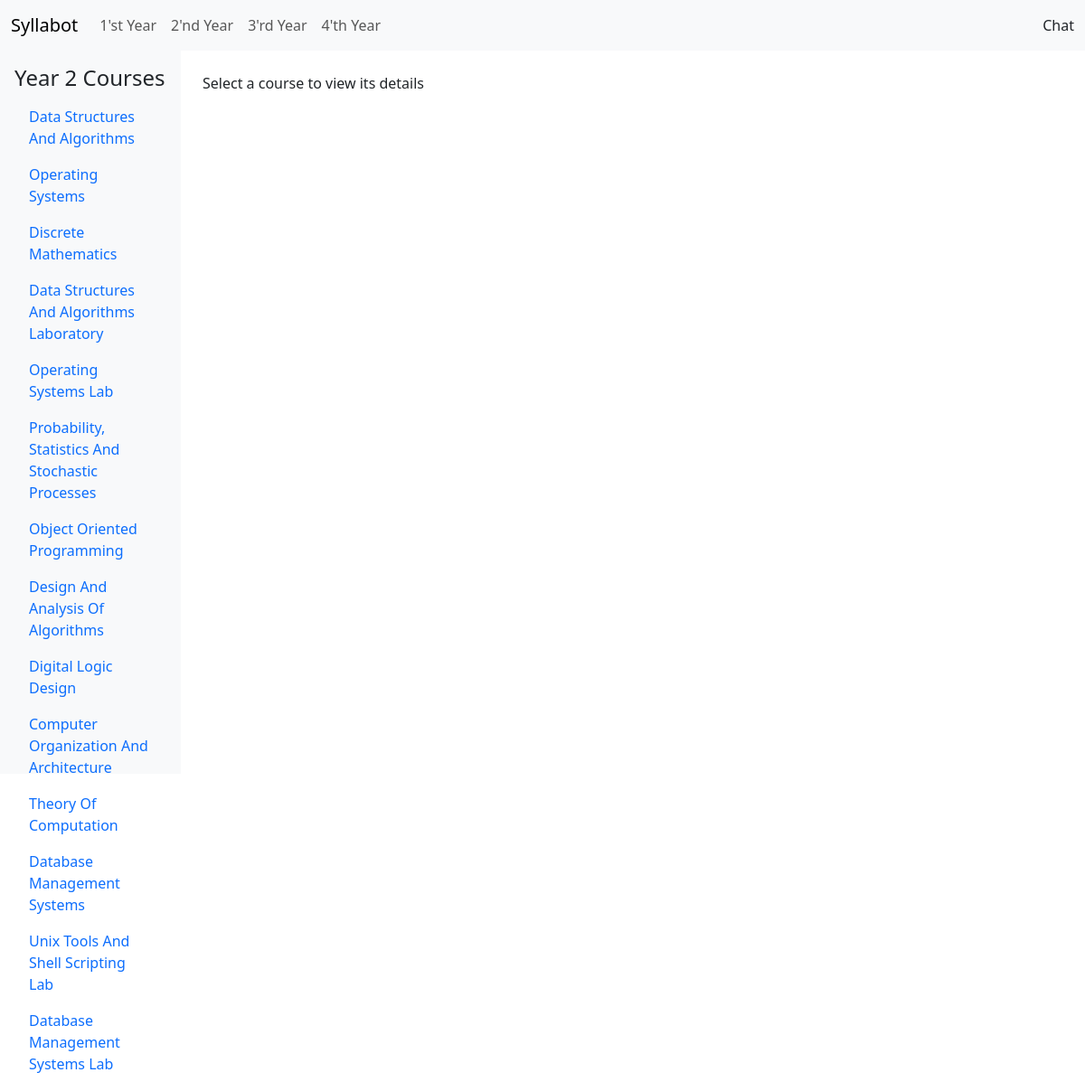
/2, run on the app's committed database.
### courses/models.py (models this page shows)
class Course(models.Model):
    CREDIT_CHOICES = [(i, str(i)) for i in range(1, 5)]
    YEAR_CHOICES = [(i, str(i)) for i in range(1, 5)]
    SEMESTER_CHOICES = [(i, str(i)) for i in range(1, 3)]
    code = models.CharField(max_length=6, unique=True, null=False)
    name = models.CharField(max_length=128, null=False)
    prerequisites = models.ManyToManyField('self', blank=True, symmetrical=False, related_name="dependent_courses")
    credits = models.PositiveSmallIntegerField(choices=CREDIT_CHOICES, default=3, null=False)
    year = models.PositiveSmallIntegerField(choices=YEAR_CHOICES, default=1, null=False)
    semester = models.PositiveSmallIntegerField(choices=SEMESTER_CHOICES, null=True, blank=True)
    def __str__(self):
        return self.code

### courses/views.py (the view, shortened to what this page needs)
# urls.py: path("<int:year>", views.syllabus, name="syllabus"),
def syllabus(request, year, code=None):
    if not code:
        return render(request, "courses/syllabus.html", {
            "year": year,
            "courses": Course.objects.filter(year=year),
            "message": "Select a course to view its details"
        })

### courses/templates/courses/syllabus.html
{% extends "courses/layout.html" %}
{% block body %}
<div class="container-fluid">
    <div class="row">
        <nav class="col-md-3 col-lg-2 d-md-block bg-light sidebar vh-100 p-3">
            <h4>Year {{ year }} Courses</h4>
            <ul class="nav flex-column">
                {% for c in courses %}
                <li class="nav-item">
                    <a class="nav-link" href="{% url 'courses:syllabus' year c %}">{{ c.name|title }}</a>
                </li>
                {% endfor %}
            </ul>
        </nav>
        <main class="col-md-9 ms-sm-auto col-lg-10 p-4">
            {% if course %}
            <h3>{{ course }}</h3>
            <h2>{{ course.name|title }}</h2>
            {% if course.semester %}
            <h4>{{ course.credits }} credits | Year {{ course.year }} Semester {{ course.semester }}</h4>
            {% else %}
            <h4>{{ course.credits }} credits | Year {{ course.year }}</h4>
            {% endif %}
            <b>Prerequisites: </b>
            {% if course.prerequisites.all|length > 0 %}
            {% for prereq in course.prerequisites.all %}
            <a href="{% url 'courses:syllabus' prereq.year prereq %}" title="{{ prereq.name }}">{{ prereq }}, </a>
            {% endfor %}
            {% else %}
            No prerequisites.
            {% endif %}
            <br>
            <br>
            {% if units|length > 0 %}
            <h4>Units</h4>
            <div class="accordion" id="accordionExample">
                {% for unit in units %}
                <div class="accordion-item">
                    <h2 class="accordion-header">
                        <button class="accordion-button collapsed" type="button" data-bs-toggle="collapse"
                            data-bs-target="#{{ unit.number }}" aria-expanded="false" aria-controls="{{ unit.number }}">
                            {{ unit.name|capfirst }}
                        </button>
                    </h2>
                    <div id="{{ unit.number }}" class="accordion-collapse collapse">
                        <div class="accordion-body">
                            {% if unit.topics.all|length > 0 %}
                                <ul>
                                    {% for topic in unit.topics.all %}
                                        <li>{{ topic.name|capfirst }}</li>
                                    {% endfor %}
                                </ul>
                            {% else %}
                                <p>No subtopics under this unit.</p>
                            {% endif %}
                        </div>
                    </div>
                </div>
                {% endfor %}
            </div>
            {% endif %}
        {% if course.experiments.all|length > 0 %}
        <br>
        <h4>Experiments</h4>
        <ol>
            {% for exp in course.experiments.all %}
                <li>{{ exp.description }}</li>
            {% endfor %}
        </ol>
        {% endif %}
        {% if course.references.all|length > 0 %}
            <br>
            <h4>References</h4>
            <ol>
                {% for ref in course.references.all %}
                    <li>{{ ref.name }}</li>
                {% endfor %}
            </ol>
        {% endif %}
    </div>
    {% else %}
    {{ message }}
    {% endif %}
    </main>
</div>
</div>
{% endblock %}

### data on the page
Course: name "Data Structures And Algorithms"
Course: name "Operating Systems"
Course: name "Discrete Mathematics"
Course: name "Data Structures And Algorithms Laboratory"
Course: name "Operating Systems Lab"
Course: name "Probability, Statistics And Stochastic Processes"
Course: name "Object Oriented Programming"
Course: name "Design And Analysis Of Algorithms"
Course: name "Digital Logic Design"
Course: name "Computer Organization And Architecture"
Course: name "Theory Of Computation"
Course: name "Database Management Systems"
Course: name "Unix Tools And Shell Scripting Lab"
Course: name "Database Management Systems Lab"

### other printed values
{{ year }} "2"
{{ message }} "Select a course to view its details"
